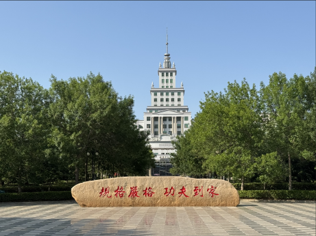
#> input picture code/4/building.bmp, 316 x 236 px
$ python P20-simpleComputeImage.py
#> lines starting #> are read from the running program, lines starting #| are printed output that depends on the picture
from PIL import Image
import numpy

def main():
    with Image.open("building.bmp") as img:
#> img is the input picture: PIL image 316x236 RGB; mean R, G, B 116.9, 129.7, 129.5
        pixels =get_matrix(img)
        pil1 = reverse(pixels)


        pil_img = Image.fromarray(pil1)
        pil_img.show()
        pil_img.save("building_reversed.bmp")


def get_matrix(image):
    return numpy.array(image, dtype=numpy.uint8)

def reverse(matrix):
    return 255 - matrix
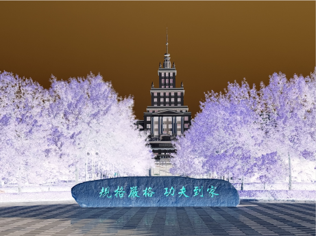
#> returned value: shape (236, 316, 3); mean of channels 0, 1, 2 138.1, 125.3, 125.5; drawn as R, G, B


main()

# fromarray
# It takes a NumPy array as input, which represents the pixel data of an image.
# It then converts this array into a PIL.Image.Image object, allowing you to utilize Pillow's extensive image processing capabilities.
